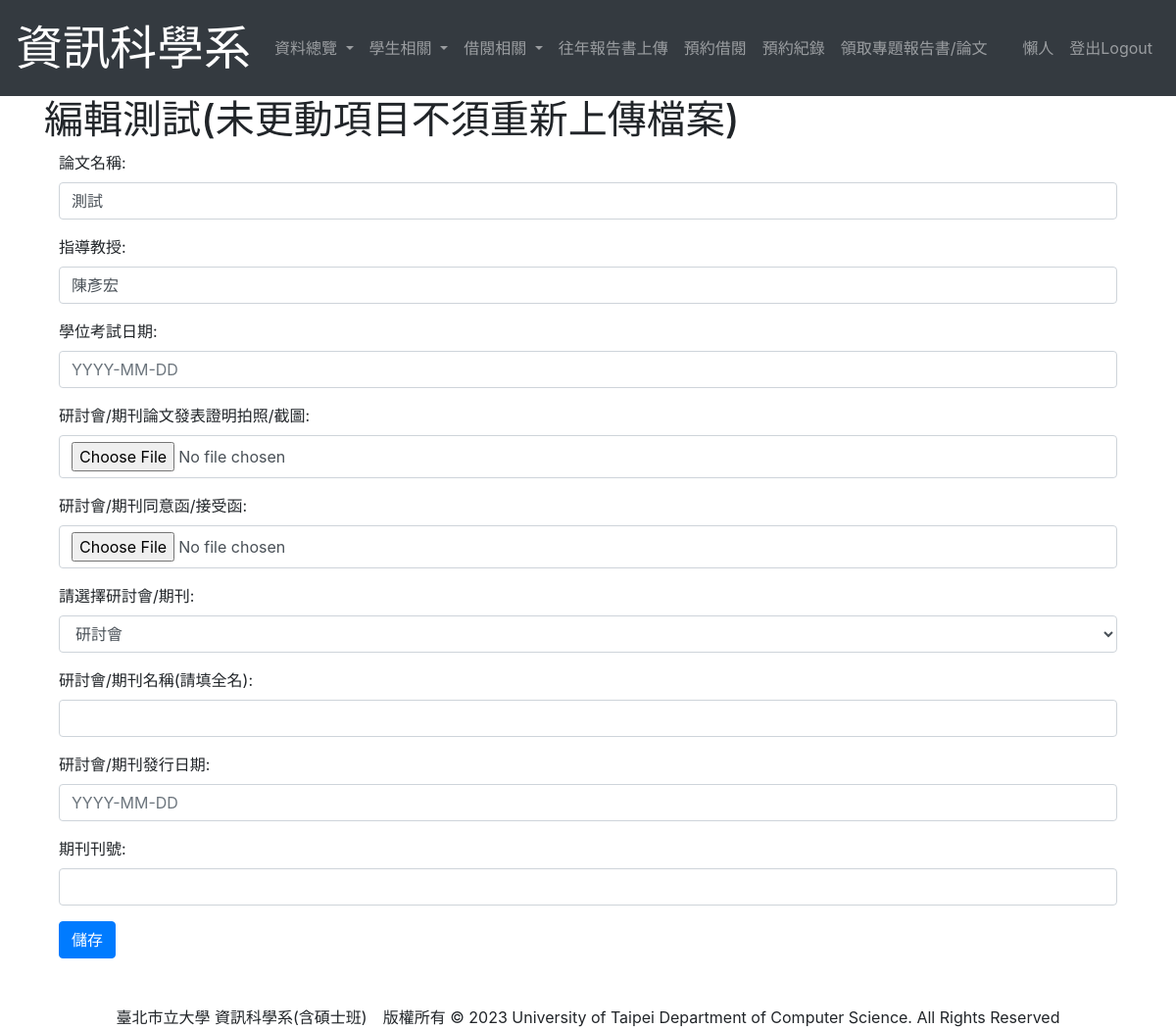
Page /EditFinal/1 (signed in) on the committed database.
### student/models.py (models this page shows, shortened)
class User(AbstractUser):
    first_name = None
    last_name = None
    username = models.CharField(max_length=15, unique=True, null=True) #帳號
    name = models.CharField(max_length = 12) #姓名
    DEPARTMENT = ((0, '資訊科學系'),
                  (1, '外系'),)
    department = models.IntegerField(choices=DEPARTMENT, null=True, blank=True)
    IDENTITY=((0, '大學部'),
              (1, '管理員'),
              (2, '日間碩士班'),
              (3, '碩士在職專班'),
              (4, '系辦工讀生'))
    identity = models.IntegerField(choices=IDENTITY, default=0)
    enrollYear = models.DecimalField(max_digits = 4, decimal_places = 0, default = timezone.now().year)#入學年
    USER_NAME_FIELD = 'username'
    class Meta:
        ordering = ["username"]

class Project(models.Model):
    user = models.ForeignKey(User, on_delete=models.PROTECT) #誰做這個專題的
    proposal = models.ForeignKey(Proposal, on_delete=models.PROTECT, blank = True, null = True)
    name = models.CharField(max_length = 30) #專題名稱
    report = models.FileField(upload_to = "Report/", default=None)#報告書電子檔
    poster = models.ImageField(upload_to = "Poster/", default=None)#海報或發表證明
    professor = models.CharField(max_length = 5)#指導教授
    FIELD = ((0, '軟體開發及程式設計'),
             (1, '網路及多媒體應用'),
             (2, '系統及演算法開發',))
    field = models.IntegerField(choices=FIELD, default=0)
    postDate = models.DateField(blank=True, null = True)#學位考試日期
    letter = models.FileField(upload_to='Uploaded Files/', blank=True, null=True, default=None)#同意函
    POST = ((0, '研討會'),
            (1, '期刊'),)
    post = models.PositiveIntegerField(choices=POST, default = 0, blank=True, null = True)
    seminarDate = models.DateTimeField(blank=True, null = True)#研討會或期刊發行日期
    seminarName = models.CharField(max_length=20, blank=True, null = True)#研討會或期刊名稱
    journalNumber = models.DecimalField(max_digits = 10, decimal_places = 0, blank=True, null = True)#期刊刊號
    STATE = ((0, '專題'),
             (1, '已申請'),
             (2, '已取消'),)
    state = models.IntegerField(choices=STATE, default = 0)
    cancelapplication = models.FileField(upload_to='CancelFinal/', blank=True, null=True, default=None)
    selected = models.BooleanField(default=False)
    class Meta:
        ordering = ["user"]

### student/views.py (the view, shortened to what this page needs)
# urls.py: path('EditFinal/<int:pk>', views.EditFinal.as_view(), name='EditFinal'),#編輯已繳交的學位考試
class EditFinal(LoginRequiredMixin, UpdateView):
    model = Project
    fileds = '__all__'
    form_class = FinalEditForm
    template_name = 'EditFinal.html'

### templates/EditFinal.html (shortened to what this page needs)
{% extends 'layout.html' %}
{% block title %}編輯{{ project.name }}(未更動項目不須重新上傳檔案){% endblock %}
{% block content %}
<form method="POST" action="">
    <div class="container">
        {{ form.as_p }}
        <input type="submit" class = "btn btn-primary" value="儲存"><br>
    </div>
</form>
{% endblock %}

### templates/layout.html (shortened to what this page needs)
<!DOCTYPE html>
<html lang="en">
<head>
    <link rel="stylesheet" href="https://maxcdn.bootstrapcdn.com/bootstrap/4.0.0/css/bootstrap.min.css">
</head>
<body>
    <nav class="navbar navbar-expand-lg navbar-dark bg-dark">
        <a class="navbar-brand" href="{% url 'Home' %}">
            <font size="20" color="white" face=""標楷體>資訊科學系</font>
        </a>
        <div class="collapse navbar-collapse" id="navbarNav">
            <ul class="navbar-nav mr-auto">
                {% if user and user.is_authenticated %}
                    {% if user.department == 0 %}
                        {% if user.identity == 1 or user.identity == 4 %}
                            <li class="nav-item dropdown">
                                <a class="nav-link dropdown-toggle" href="#" id="navbarDropdown" role="button" data-toggle="dropdown" aria-haspopup="true" aria-expanded="false">
                                    資料總覽
                                </a>
                            </li>
                            {% if user.identity == 1 %}
                                <li class="nav-item dropdown">
                                    <a class="nav-link dropdown-toggle" href="#" id="navbarDropdown" role="button" data-toggle="dropdown" aria-haspopup="true" aria-expanded="false">
                                        學生相關
                                    </a>
                                </li>
                            {% endif %}
                            <li class="nav-item dropdown">
                                <a class="nav-link dropdown-toggle" href="#" id="navbarDropdown" role="button" data-toggle="dropdown" aria-haspopup="true" aria-expanded="false">
                                    借閱相關
                                </a>
                            </li>
                            <li class="nav-item">
                                <a class="nav-link" href="{% url 'HistoryPaperUpdate' %}">往年報告書上傳</a>
                            </li>
                        {% endif %}
                    {% endif %}
                    <li class="nav-item">
                        <a class="nav-link" href="{% url 'BorrowPaper' pk=user.id %}">預約借閱</a>
                    </li>
                    <li class="nav-item">
                        <a class="nav-link" href="{% url 'UserBooking' pk=user.id %}">預約紀錄</a>
                    </li>
                    <li class="nav-item">
                        <a class="nav-link" href="{% url 'GetEntityPaper' %}">領取專題報告書/論文</a>
                    </li>
                {% else %}
                    <a class="nav-link" href="{% url 'Home' %}" style="font-size: x-large;">資訊科學系 學生資料登錄系統</a>
                {% endif %}
            </ul>
            <ul class="navbar-nav">
                {% if user.is_authenticated %}
                <li class="nav-item">
                    <a href="{% url 'EditPassword' pk=user.id %}" class="nav-link">{{ user.name }}</a>
                </li>
                <li class="nav-item">
                    <a class="nav-link" href="{% url 'logout' %}">登出Logout</a>
                </li>
                {% else %}
                <li class="nav-item">
                    <a class="nav-link" href="{% url 'login' %}" style="font-size: x-large;">登入Login</a>
                </li>
                {% endif %}
            </ul>
        </div>
    </nav>
    <div class="container">
        <h1>{% block title %}{% endblock %}</h1>
    </div>
    <div class="container">
        {% block content %}{% endblock %}
    </div>
    <br><br>
    <div class="container" align="center">
        臺北市立大學 資訊科學系(含碩士班)　版權所有 © 2023   University of Taipei Department of Computer Science. All Rights Reserved
    </div>
</body>
</html>

### rows in the picture
User: name "懶人"
Project: name "測試", professor "陳彥宏", post "研討會"
